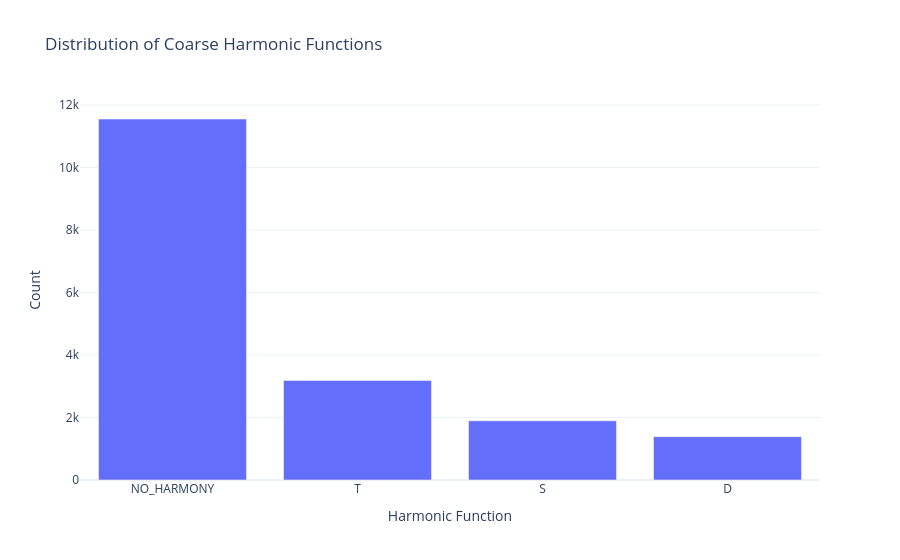

Notebook cell for this chart:
### Markdown cell above
## 2. Harmonic function distribution

### Code cell
counts = df["function_coarse"].value_counts().rename_axis("function_coarse").reset_index(name="count")
fig = px.bar(
    counts,
    x="function_coarse",
    y="count",
    labels={"function_coarse": "Harmonic Function", "count": "Count"},
    title="Distribution of Coarse Harmonic Functions",
)

fig.show()

### Figure 1 — Plotly figure (JSON) as saved in the notebook; plotly's stock layout.template omitted (floating-point values rounded to 4 significant figures)
{"data": [{"hovertemplate": "Harmonic Function=%{x}<br>Count=%{y}<extra></extra>", "legendgroup": "", "marker": {"color": "#636efa", "pattern": {"shape": ""}}, "name": "", "orientation": "v", "showlegend": false, "textposition": "auto", "type": "bar", "x": ["NO_HARMONY", "T", "S", "D"], "xaxis": "x", "y": [11554, 3184, 1895, 1388], "yaxis": "y"}], "layout": {"barmode": "relative", "legend": {"tracegroupgap": 0}, "title": {"text": "Distribution of Coarse Harmonic Functions"}, "xaxis": {"anchor": "y", "domain": [0, 1], "title": {"text": "Harmonic Function"}}, "yaxis": {"anchor": "x", "domain": [0, 1], "title": {"text": "Count"}}}}
